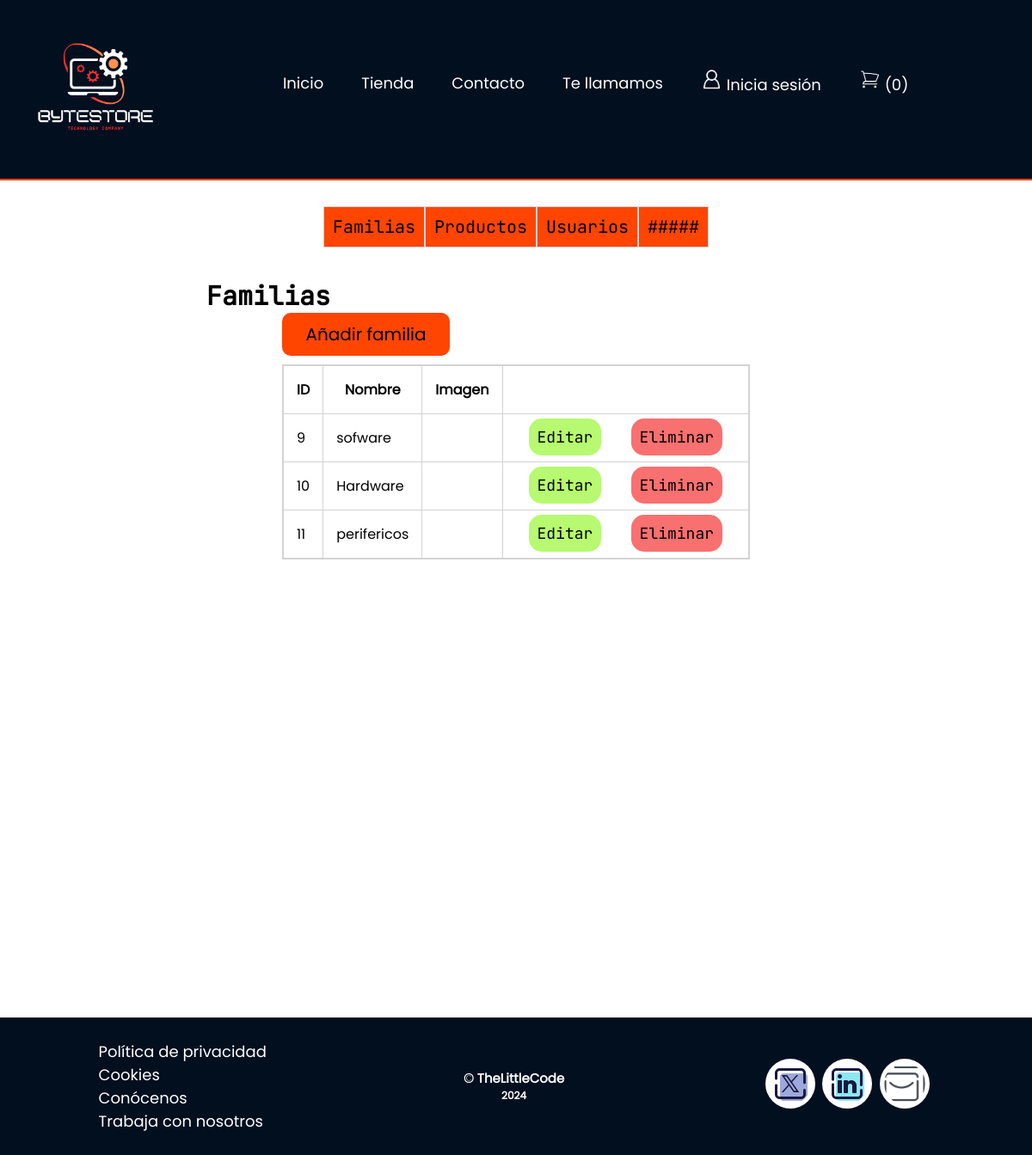
The app's page /panel_control/familias/index.php with its own data.
### tables this page shows
CREATE TABLE `familias` (
  `id` int(11) NOT NULL COMMENT 'Primary Key',
  `name` varchar(255) DEFAULT NULL,
  `Imagen` varchar(255) DEFAULT NULL COMMENT 'Imagen'
);

### panel_control/familias/index.php (the view, shortened to what this page needs)
<?php
include ('../../templates/header.php');
include ('../../bd.php');
?>
<?php
$sentencia = $conexion->prepare("SELECT * FROM familias");
$sentencia->execute();
$lista_familias = $sentencia->fetchAll(PDO::FETCH_ASSOC);
?>
<div class="second-menu">
    <div class="second-nav">
        <ul class="second-menu">
            <li><a href="/panel_control/familias/index.php" class="btn-secondMenu">Familias</a></li>
            <li><a href="/panel_control/productos/index.php" class="btn-secondMenu">Productos</a></li>
            <li><a href="/panel_control/usuarios/index.php" class="btn-secondMenu">Usuarios</a></li>
            <li><a href="#" class="btn-secondMenu">#####</a></li>
        </ul>
    </div>
</div>
<h4>Familias</h4>
<section class="main-Tablas">
    <div class="card-table">
        <div class="card-header">
            <a href="crear.php" class="btn-primary">
                Añadir familia
            </a>
        </div>
        <div class="card-body">
            <div class="main-table">
                <table class="table">
                    <thead>
                        <tr>
                            <th>ID</th>
                            <th>Nombre</th>
                            <th>Imagen</th>
                        </tr>
                    </thead>
                    <tbody>
                        <?php
                        foreach ($lista_familias as $registro) {
                            ?>
                            <tr>
                                <td> <?php echo $registro['id']; ?> </td>
                                <td> <?php echo $registro['name']; ?> </td>
                                <td>
                                </td>
                                <td>
                                    <a class="btn-info" href="editar.php?txtID=<?php echo $registro['id']; ?>">Editar</a>
                                    <a class="btn-danger" href="index.php?txtID=<?php echo $registro['id']; ?>">Eliminar</a>
                                </td>
                            </tr>
                        <?php } ?>
                    </tbody>
                </table>
            </div>
        </div>
</section>
<?php
include ('../../templates/footer.php');
?>

### assets/css/index.css (style rules this page uses)
* { margin: 0px; padding: 0px; font-family: 'Poppins'; }

### assets/css/tienda.css (style rules this page uses)
* { margin: 0px; padding: 0px; }

### assets/css/indexTablas.css (style rules this page uses)
h4 { font-family: 'JetBrains'; font-size: 30px; margin-top: 3%; margin-left: 20%; }
.main-Tablas { display: flex; justify-content: center; position: relative; min-height: 100vh; z-index: 2; }
.second-menu { display: flex; align-items: center; justify-content: center; margin-top: 15px; }
.second-menu li { list-style: none; }
.btn-secondMenu { display: block; padding: 10px; color: black; background-color: orangered; font-family: 'JetBrains'; font-size: 20px; text-decoration: none; list-style: none; border: 1px solid lightgray; }
.btn-primary { max-width: 175px; display: block; border-radius: 10px; padding: 10px; color: black; font-size: 20px; background-color: orangered; text-align: center; text-decoration: none; margin-bottom: 10px; }
.table { border: 2px solid lightgray; border-collapse: collapse; }
.table th, .table td { border: 1px solid lightgray; padding: 15px; }
.btn-info { margin: 15px; padding: 10px; color: black; font-family: 'JetBrains'; font-size: 18px; background-color: rgb(183, 249, 112); border: none; border-radius: 15px; cursor: pointer; text-decoration: none; }
.btn-danger { padding: 10px; color: black; font-family: 'JetBrains'; font-size: 18px; background-color: rgb(255, 179, 0); border: none; border-radius: 15px; cursor: pointer; text-decoration: none; }

### assets/css/crearTablas.css (style rules this page uses)
.btn-danger { min-width: 166px; margin: 15px; padding: 10px; color: black; font-family: 'JetBrains'; font-size: 18px; background-color: rgb(249, 112, 112); border: none; border-radius: 15px; cursor: pointer; text-decoration: none; }

### records on screen
familias: id "9", name "sofware"
familias: id "10", name "Hardware"
familias: id "11", name "perifericos"
